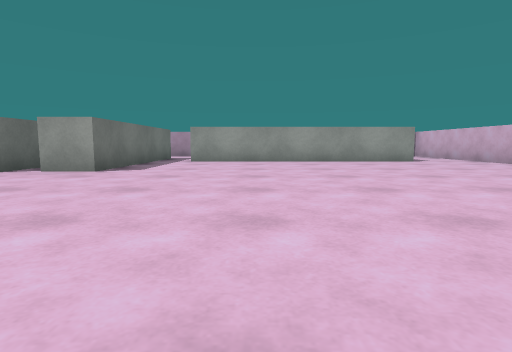
view 1 (above)

16 first-person views from a walk through a Unity game level. The camera is 0.51 m above the floor, tilts 6° down and sees 80° across. The floor is counted in squares, 1 m on a side. Each view is taken from the middle of a square. On the plan, view 1 faces up. The plan holds only what a view shows up to about 9 squares ahead; the rest is blank. The player is left out. Surface patterns are stand-ins for the level's own textures.

view 2
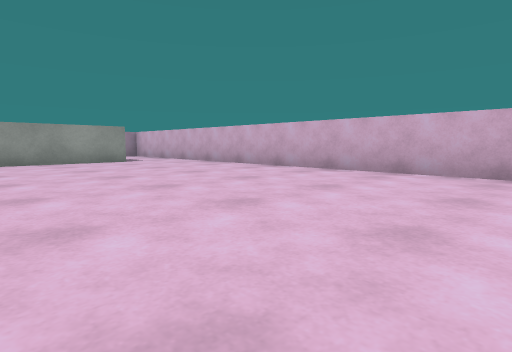

view 3
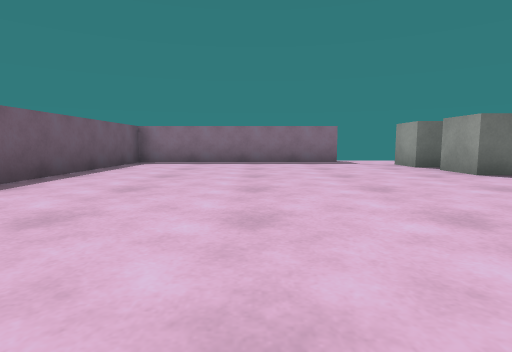

view 4
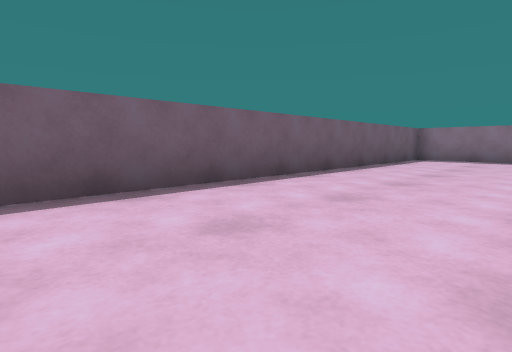

view 5
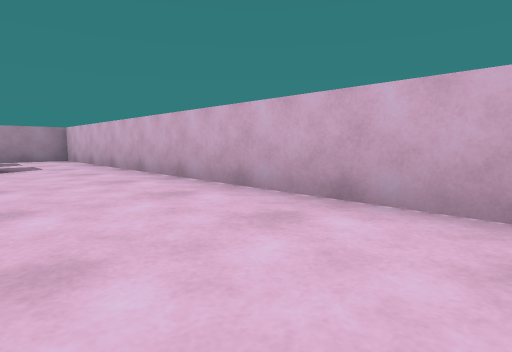

view 6
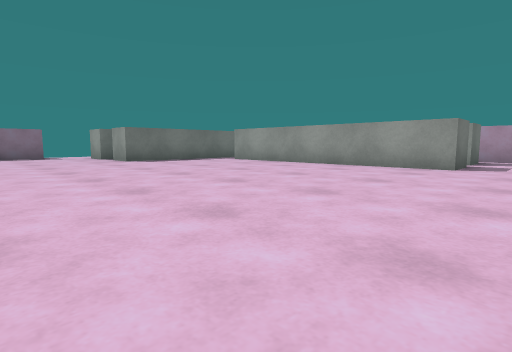

view 7
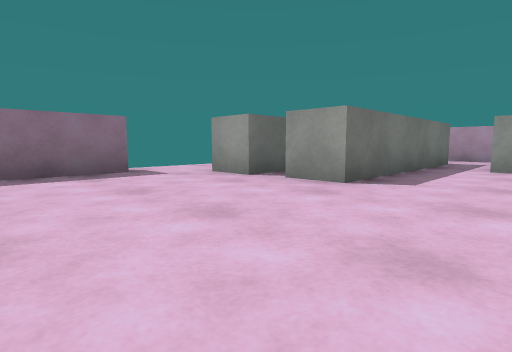

view 8
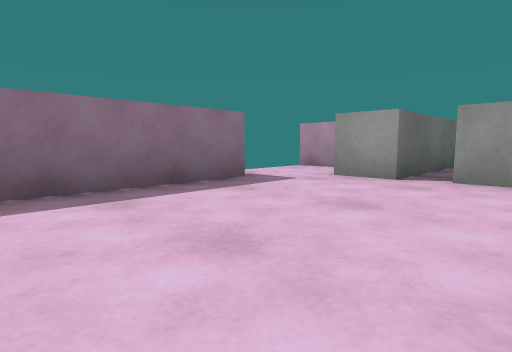

view 9
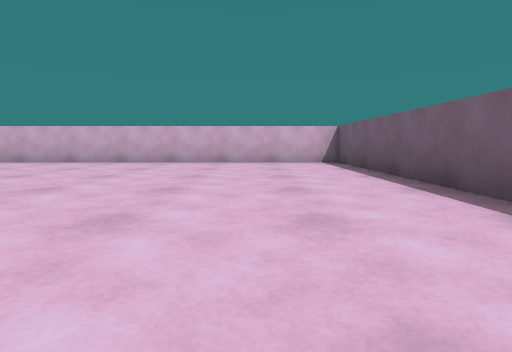

view 10
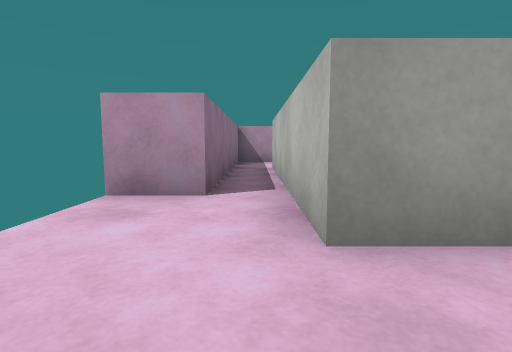

view 11
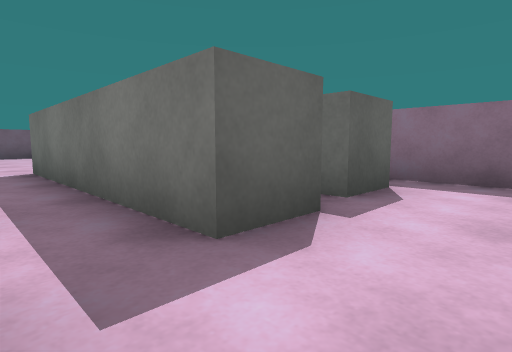

view 12
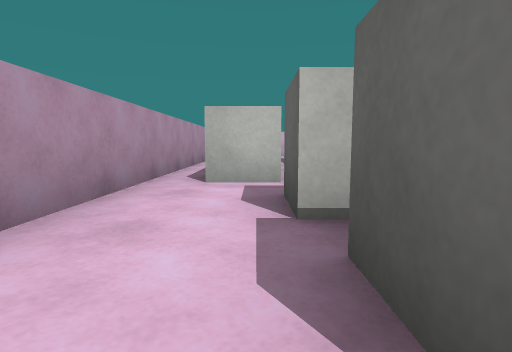

view 13
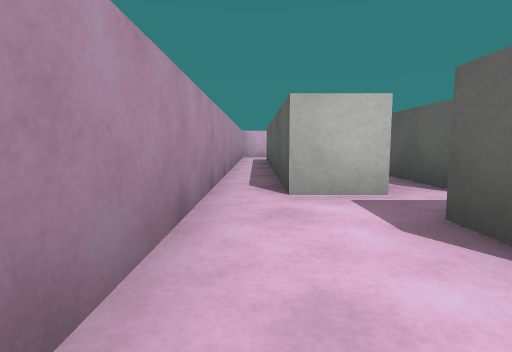

view 14
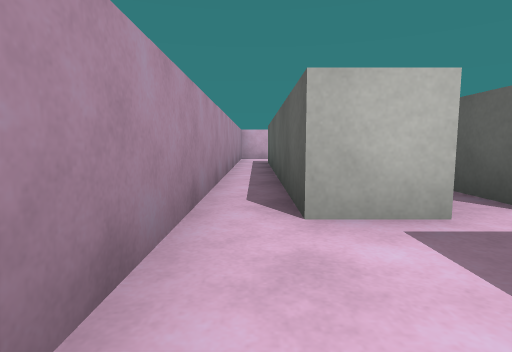

view 15
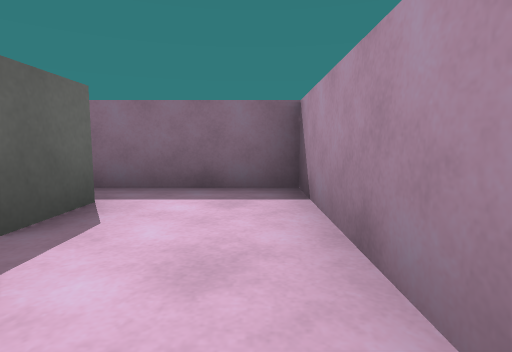

view 16
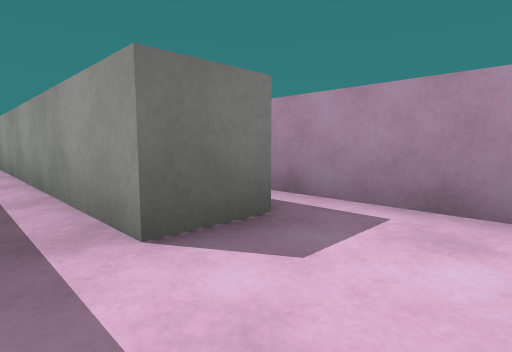

### Floor plan
Points are (right, up) in squares from view 1. A wall is a line through its corners. A room is listed if a view was taken in it or the views show most of it. See-through windows are left out.
Room 1 (views 1, 2, 3, 4, 5, 6, 7, 8, 9, 10, 11, 16)
walls: (-4.6, 5.5) (-5.6, 5.5) (-5.6, 6.5); (4.5, 9.9) (4.5, 8.9) (-2, 8.9); (-3, 10.6) (-3, 5.5) (-4, 5.5); (-2, 11.7) (4.5, 11.7) (4.5, 10.7); (-6.5, 4.4) (-6.5, -1.2) (6.5, -1.2) (6.5, 12.5) (-2.5, 12.5); (-6.5, 7) (-7.5, 7)
ways out: opening at (-6, 6) to room 2; opening at (-2, 12) to room 2
Room 2 (views 12, 13, 14, 15)
walls: (-4, 10.2) (-4, 10.6) (-3, 10.6); (-2.5, 12.5) (-6.5, 12.5) (-6.5, 7); (-2, 10.7) (-2, 11.7); (-5.6, 6.5) (-5.6, 10.6) (-4.6, 10.6)
ways out: opening at (-6, 6) to room 1; opening at (-2, 12) to room 1

Where each view was taken, in squares from view 1:
view 1: 0 up, 0 right, facing up
view 2: 0 up, 1 right, facing up-right
view 3: 2 up, 2 right, facing left
view 4: 2 up, 4 right, facing down-left
view 5: 2 up, 4 right, facing up-right
view 6: 2 up, 6 right, facing up-left
view 7: 2 up, 1 left, facing up-left
view 8: 1 up, 3 left, facing up-left
view 9: 1 up, 2 left, facing right
view 10: 4 up, 6 left, facing up
view 11: 12 up, 2 left, facing down-left
view 12: 11 up, 6 left, facing right
view 13: 12 up, 5 left, facing right
view 14: 12 up, 4 left, facing right
view 15: 12 up, 3 left, facing left
view 16: 10 up, 6 right, facing up-left
